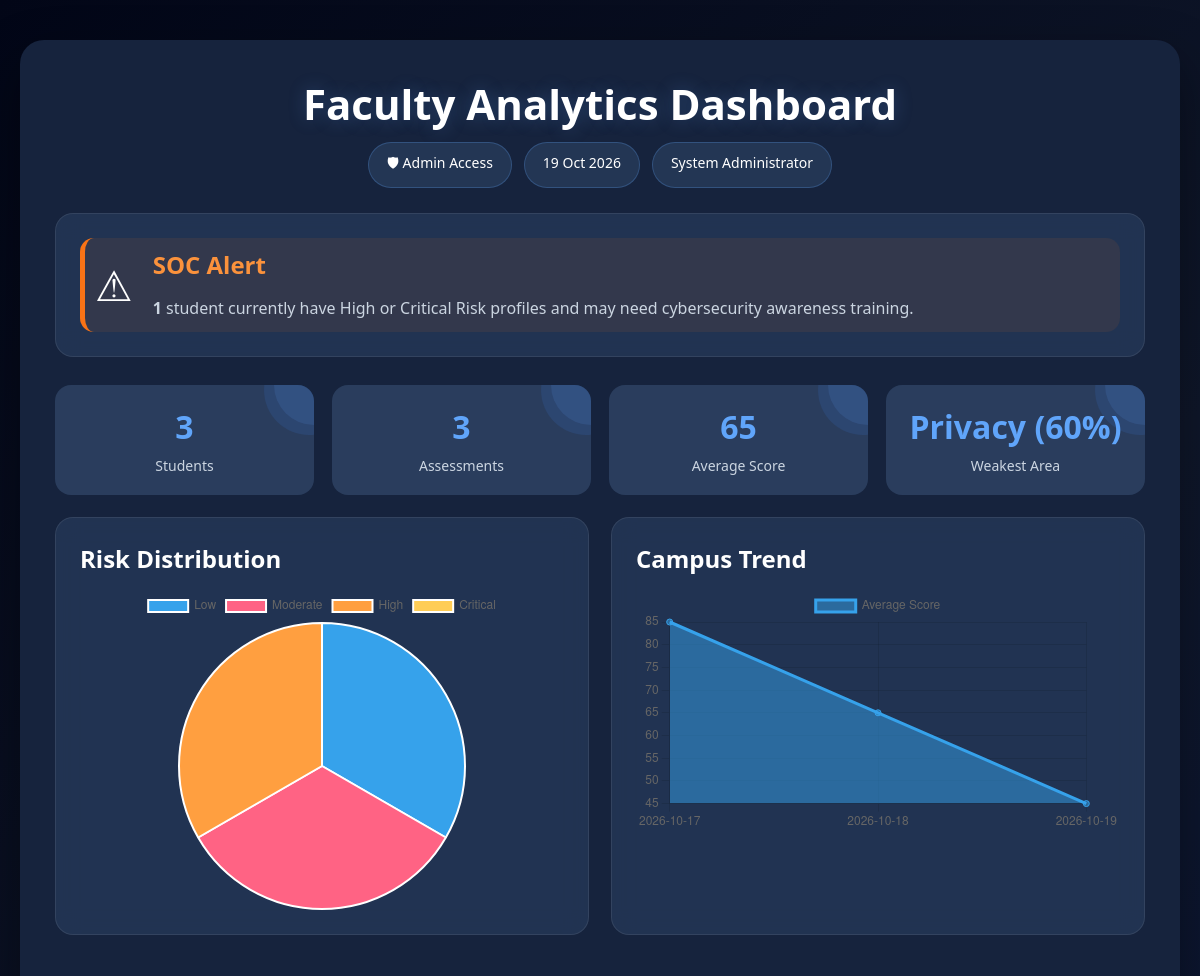
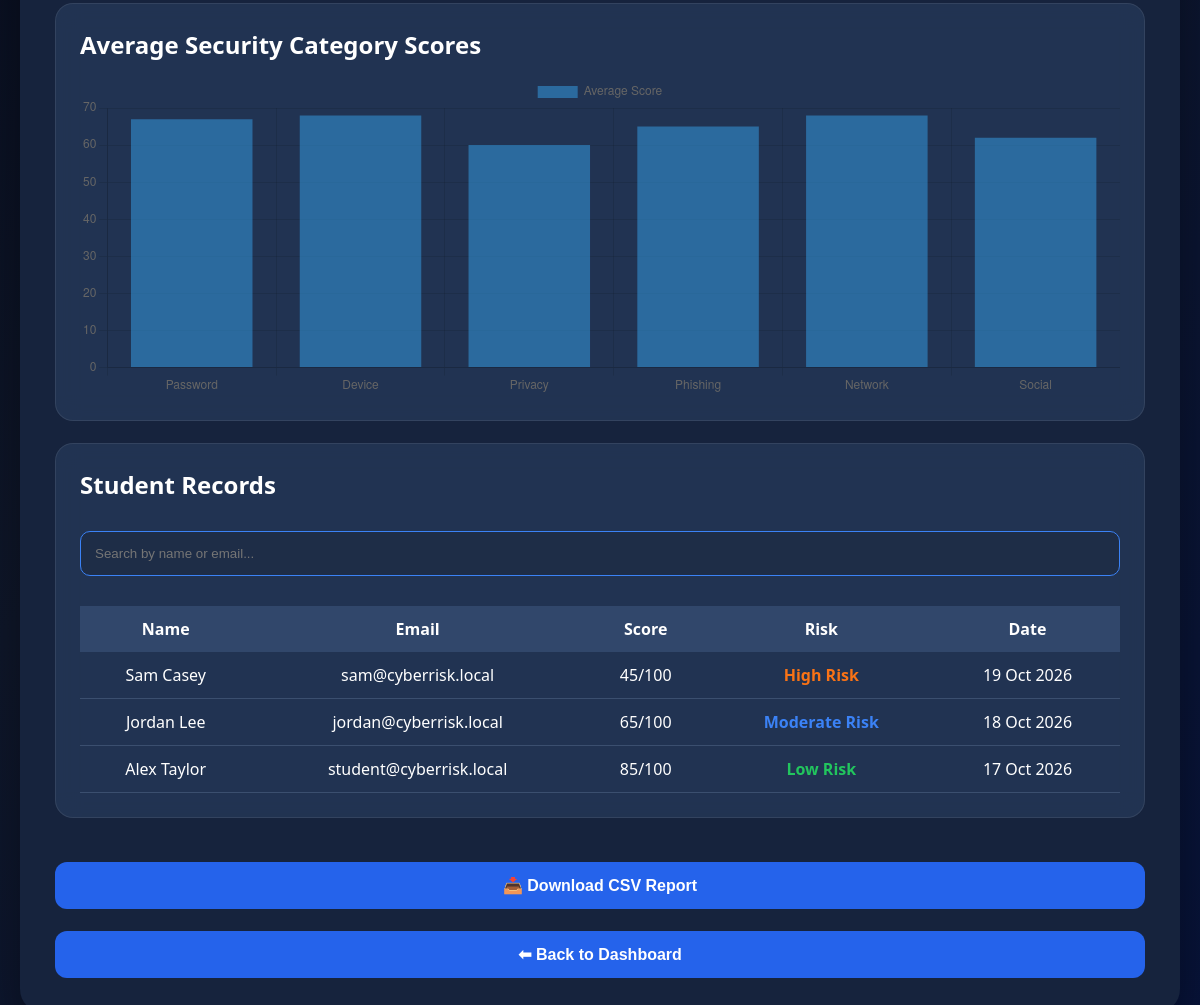
Page /admin_dashboard.php (signed in) on the committed database (2 pictures, top to bottom).
### tables this page shows
CREATE TABLE `assessments` (
    `id` INT AUTO_INCREMENT PRIMARY KEY,
    `user_id` INT NOT NULL,
    `password_score` INT NOT NULL,
    `device_score` INT NOT NULL,
    `privacy_score` INT NOT NULL,
    `phishing_score` INT NOT NULL,
    `network_score` INT NOT NULL,
    `social_score` INT NOT NULL,
    `overall_score` INT NOT NULL,
    `risk_level` VARCHAR(50) NOT NULL,
    `created_at` TIMESTAMP DEFAULT CURRENT_TIMESTAMP,
    CONSTRAINT `fk_assessments_user` FOREIGN KEY (`user_id`) REFERENCES `users` (`id`) ON DELETE CASCADE
);

CREATE TABLE `users` (
    `id` INT AUTO_INCREMENT PRIMARY KEY,
    `name` VARCHAR(255) NOT NULL,
    `email` VARCHAR(255) NOT NULL UNIQUE,
    `password_hash` VARCHAR(255) NOT NULL,
    `role` VARCHAR(50) NOT NULL DEFAULT 'student',
    `created_at` TIMESTAMP DEFAULT CURRENT_TIMESTAMP
);

### admin_dashboard.php (the view, shortened to what this page needs)
<?php
require_once "config/database.php";
$totalStudents=$conn->query(
"SELECT COUNT(*) total FROM users WHERE role='student'"
)->fetch_assoc()["total"] ?? 0;
$totalAssessments=$conn->query(
"SELECT COUNT(*) total FROM assessments"
)->fetch_assoc()["total"] ?? 0;
$avgScore=$conn->query(
"SELECT ROUND(AVG(overall_score)) avg FROM assessments"
)->fetch_assoc()["avg"] ?? 0;
$categoryResult=$conn->query(
"SELECT
ROUND(AVG(password_score)) Password,
ROUND(AVG(device_score)) Device,
ROUND(AVG(privacy_score)) Privacy,
ROUND(AVG(phishing_score)) Phishing,
ROUND(AVG(network_score)) Network,
ROUND(AVG(social_score)) Social
FROM assessments"
);
$category=$categoryResult->fetch_assoc();
$weakest="Password";
$lowest=101;
foreach($category as $key=>$value){
$value=(int)$value;
if($value<$lowest){
$lowest=$value;
$weakest=$key;
}
}
$riskData=[
"Low Risk"=>0,
"Moderate Risk"=>0,
"High Risk"=>0,
"Critical Risk"=>0
];
$riskQuery=$conn->query(
"SELECT risk_level,COUNT(*) total
FROM assessments
GROUP BY risk_level"
);
while($r=$riskQuery->fetch_assoc()){
$riskData[$r["risk_level"]]=$r["total"];
}
$trendLabels=[];
$trendScores=[];
$trendQuery=$conn->query(
"SELECT DATE(created_at) day,
ROUND(AVG(overall_score)) avg
FROM assessments
GROUP BY DATE(created_at)
ORDER BY day"
);
while($t=$trendQuery->fetch_assoc()){
$trendLabels[]=$t["day"];
$trendScores[]=(int)$t["avg"];
}
$alertQuery = $conn->query(
"SELECT COUNT(DISTINCT user_id) total
 FROM assessments
 WHERE risk_level IN ('High Risk','Critical Risk')"
);
$socAlert = $alertQuery->fetch_assoc()["total"] ?? 0;
$students=$conn->query(
"SELECT
users.name,
users.email,
assessments.overall_score,
assessments.risk_level,
assessments.created_at
FROM assessments
JOIN users
ON users.id=assessments.user_id
ORDER BY assessments.created_at DESC"
);
?>
<!DOCTYPE html>
<html>
<head>
<link rel="stylesheet" href="css/style.css">
</head>
<body>
<div class="container admin-container">
<h1>Faculty Analytics Dashboard</h1>
<div class="status-row">
<span class="status-badge">🛡 Admin Access</span>
<span class="status-badge"><?=date("d M Y")?></span>
<span class="status-badge"><?=htmlspecialchars($_SESSION["user_name"])?></span>
</div>
<div class="card soc-alert-card">
<?php if($socAlert>0): ?>
    <div class="soc-warning">
        <div class="soc-icon">⚠</div>
        <div>
            <h2>SOC Alert</h2>
            <p>
                <strong><?= $socAlert ?></strong>
                student<?= $socAlert>1?"s":"" ?>
                currently have High or Critical Risk profiles and may need cybersecurity awareness training.
            </p>
        </div>
    </div>
<?php endif; ?>
</div>
<div class="status-grid">
<div class="mini-card">
<h3><?=$totalStudents?></h3>
<p>Students</p>
</div>
<div class="mini-card">
<h3><?=$totalAssessments?></h3>
<p>Assessments</p>
</div>
<div class="mini-card">
<h3><?=$avgScore?></h3>
<p>Average Score</p>
</div>
<div class="mini-card">
<h3><?=$weakest?> (<?=$lowest?>%)</h3>
<p>Weakest Area</p>
</div>
</div>
<div class="dashboard-grid">
<div class="card">
<h2>Risk Distribution</h2>
<canvas id="pieChart"></canvas>
</div>
<div class="card">
<h2>Campus Trend</h2>
<canvas id="lineChart"></canvas>
</div>
</div>
<div class="card">
<h2>Average Security Category Scores</h2>
<canvas id="barChart"></canvas>
</div>
<div class="card">
<h2>Student Records</h2>
<input
id="search"
placeholder="Search by name or email..."
onkeyup="searchTable()"
>
<table class="history-table" id="studentTable">
<tr>
<th>Name</th>
<th>Email</th>
<th>Score</th>
<th>Risk</th>
<th>Date</th>
</tr>
<?php while($row=$students->fetch_assoc()): ?>
<tr>
<td><?=htmlspecialchars($row["name"])?></td>
<td><?=htmlspecialchars($row["email"])?></td>
<td><?=$row["overall_score"]?>/100</td>
<td>
<?php
$class=strtolower(str_replace(" ","-",$row["risk_level"]));
?>
<span class="risk-pill <?=$class?>">
<?=htmlspecialchars($row["risk_level"])?>
</span>
</td>
<td><?=date("d M Y",strtotime($row["created_at"]))?></td>
</tr>
<?php endwhile; ?>
</table>
</div>
<button onclick="location.href='export.php'">
📥 Download CSV Report
</button>
<button onclick="location.href='dashboard.php'">
⬅ Back to Dashboard
</button>
</div>
<script>
function searchTable(){
let filter=document.getElementById("search").value.toUpperCase();
let rows=document.getElementById("studentTable").getElementsByTagName("tr");
for(let i=1;i<rows.length;i++){
rows[i].style.display=
rows[i].innerText.toUpperCase().includes(filter)
?"":"none";
}
}
/* PIE */
new Chart(
document.getElementById("pieChart"),
{
type:"pie",
data:{
labels:["Low","Moderate","High","Critical"],
datasets:[{
data:[
<?=$riskData["Low Risk"]?>,
<?=$riskData["Moderate Risk"]?>,
<?=$riskData["High Risk"]?>,
<?=$riskData["Critical Risk"]?>
]
}]
}
}
);
/* LINE */
new Chart(
document.getElementById("lineChart"),
{
type:"line",
data:{
labels:<?=json_encode($trendLabels)?>,
datasets:[{
label:"Average Score",
data:<?=json_encode($trendScores)?>,
fill:true,
tension:.35
}]
}
}
);
/* BAR */
new Chart(
document.getElementById("barChart"),
{
type:"bar",
data:{
labels:["Password","Device","Privacy","Phishing","Network","Social"],
datasets:[{
label:"Average Score",
data:[
<?=$category["Password"]?:0?>,
<?=$category["Device"]?:0?>,
<?=$category["Privacy"]?:0?>,
<?=$category["Phishing"]?:0?>,
<?=$category["Network"]?:0?>,
<?=$category["Social"]?:0?>
]
}]
}
}
);
</script>
</body>
</html>

### css/style.css (style rules this page uses)
* { margin:0; padding:0; box-sizing:border-box; }
body { font-family:"Segoe UI",Arial,sans-serif; background:linear-gradient(135deg,#020617,#0f172a,#07133a); color:white; min-height:100vh; display:flex; justify-content:center; padding:40px 20px; }
.container { width:100%; max-width:920px; background:#16233d; padding:35px; border-radius:24px; box-shadow:0 20px 50px rgba(0,0,0,.4); }
h1 { text-align:center; font-size:42px; margin-bottom:10px; text-shadow:0 0 18px rgba(96,165,250,.25); }
h2 { margin-bottom:15px; }
input:not([type="radio"]) { width:100%; padding:14px; margin:12px 0; border:none; border-radius:10px; }
button { width:100%; padding:14px; margin-top:22px; border:none; border-radius:12px; background:#2563eb; color:white; font-size:16px; font-weight:600; cursor:pointer; transition:.3s; }
.card { background:rgba(35,54,84,.92); padding:24px; border-radius:18px; margin:22px 0; border:1px solid rgba(255,255,255,.08); backdrop-filter:blur(12px); transition:.3s; }
.dashboard-grid { display:grid; grid-template-columns:1fr 1fr; gap:22px; }
.status-row { display:flex; justify-content:center; gap:12px; flex-wrap:wrap; margin-bottom:25px; }
.status-badge { background:#233654; padding:10px 18px; border-radius:999px; font-size:14px; border:1px solid rgba(96,165,250,.25); }
.low-risk { color:#22c55e; }
.moderate-risk { color:#3b82f6; }
.high-risk { color:#f97316; }
.status-grid { display:grid; grid-template-columns:repeat(4,1fr); gap:18px; }
.mini-card { background:#2a3d5d; padding:20px; border-radius:16px; text-align:center; transition:.3s; position:relative; overflow:hidden; }
.mini-card::before { content:""; position:absolute; top:-40px; right:-40px; width:80px; height:80px; background:rgba(96,165,250,.12); border-radius:50%; }
.mini-card h3 { font-size:32px; color:#60a5fa; margin-bottom:8px; }
.mini-card p { color:#cbd5e1; font-size:14px; }
.history-table { width:100%; border-collapse:collapse; margin-top:15px; }
.history-table th { background:#31476b; padding:12px; }
.history-table td { padding:12px; text-align:center; border-bottom:1px solid #3b4f6f; }
.admin-container { max-width:1200px; }
.admin-container canvas { max-height:320px; }
#search { margin:15px 0; background:#1e2d47; color:white; border:1px solid #3b82f6; }
.history-table td:nth-child(4) { font-weight:600; }
.mini-card { position:relative; overflow:hidden; }
.mini-card::after { content:""; position:absolute; top:-40px; right:-40px; width:90px; height:90px; background:rgba(59,130,246,.12); border-radius:50%; }
.soc-alert-card { margin-bottom:28px; }
.soc-warning, .soc-safe { display:flex; align-items:center; gap:20px; padding:10px; }
.soc-warning { background:rgba(249,115,22,.08); border-left:5px solid #f97316; border-radius:14px; }
.soc-icon { font-size:42px; flex-shrink:0; }
.soc-warning h2 { color:#fb923c; }
.soc-warning p, .soc-safe p { margin-top:6px; line-height:1.6; color:#cbd5e1; }

### rows in the picture
assessments: user.name "Sam Casey", user.email "sam@cyberrisk.local", overall_score "45", risk_level "High Risk", created_at "19 Oct 2026"
assessments: user.name "Jordan Lee", user.email "jordan@cyberrisk.local", overall_score "65", risk_level "Moderate Risk", created_at "18 Oct 2026"
assessments: user.name "Alex Taylor", user.email "student@cyberrisk.local", overall_score "85", risk_level "Low Risk", created_at "17 Oct 2026"

### other values in the picture
$_SESSION["user_name"] "System Administrator"
$socAlert "1"
$totalStudents "3"
$totalAssessments "3"
$avgScore "65"
$weakest "Privacy"
$lowest "60"
chart data {{ $riskData["Low Risk"] }} 1
chart data {{ $riskData["Moderate Risk"] }} 1
chart data {{ $riskData["High Risk"] }} 1
chart data {{ $riskData["Critical Risk"] }} 0
